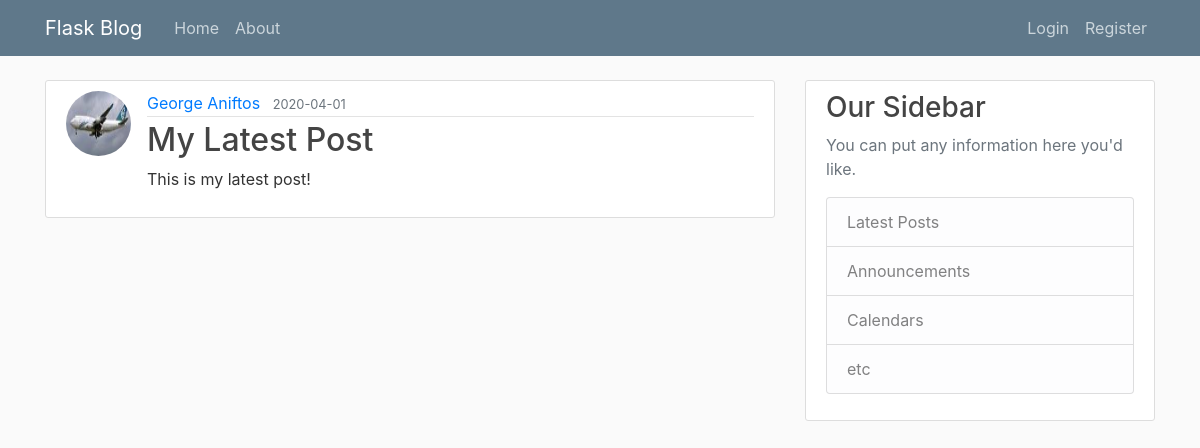
The page /post/14 on the database as committed earlier.
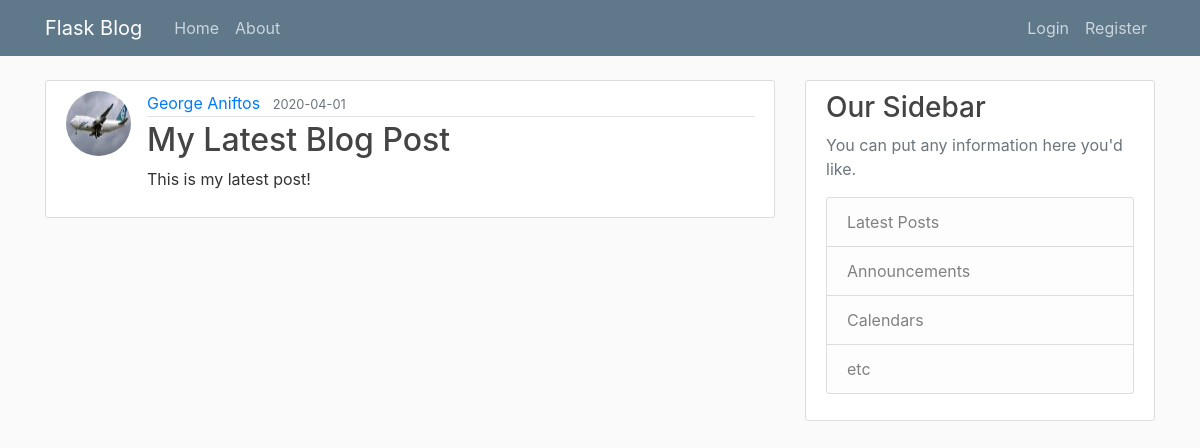
The same page on the database as committed later.
### flaskblog/models.py (models this page shows, shortened)
class User(db.Model, UserMixin): #Each class is an individual table on the database with the name of "user" (lowercase)
    id = db.Column(db.Integer, primary_key = True) #primary key means a unique id for a user
    username = db.Column(db.String(20), unique = True, nullable = False) #unique means again same us above, cant be empty
    email = db.Column(db.String(120), unique = True, nullable = False)
    image_file = db.Column(db.String(20), nullable = False, default = 'default.jpg') #no unique = True because there is going to be a default picture
    password = db.Column(db.String(60), nullable = True) #generate hash of 60 characters
    posts = db.relationship('Post', backref='author', lazy = True) #defines a relationship not a column!
    '''Our post attritube has relationship to the Post model(class).
    Backref (is like creating a new column but not actuall) and uses the author attribute to get the user who created the post!
    Lazy defines when to pull all the posts data from that specific user. '''

class Post(db.Model): #Each class is an individual table on the database with the name "post" (lowercase)
    id = db.Column(db.Integer, primary_key = True) #unique post
    title = db.Column(db.String(100), nullable = False)
    date_posted = db.Column(db.DateTime, nullable = False, default = datetime.utcnow)
    content = db.Column(db.Text, nullable = False)
    user_id = db.Column(db.Integer, db.ForeignKey('user.id'), nullable=False) # specify is a foreign key.

### flaskblog/posts/routes.py (the view)
@posts.route("/post/<int:post_id>") #flask give us ability to add variable within our routes. we expecting integer
def post(post_id):
    post = Post.query.get_or_404(post_id) #ise mew method instead of get. get the post or return a page enot excists
    return render_template('post.html', title=post.title, post=post)

### flaskblog/templates/post.html (shortened to what this page needs)
{% extends 'layout.html' %}
{% block content %}
    <article class="media content-section">
        <img class="rounded-circle article-img" src="{{ url_for('static', filename='profile_pics/'+ post.author.image_file) }}">
        <div class="media-body">
            <div class="article-metadata">
                <a class="mr-2" href="{{ url_for('users.user_posts', username=post.author.username) }}">{{ post.author.username }}</a>
                <small class="text-muted">{{ post.date_posted.strftime('%Y-%m-%d') }}</small>
            </div>
            <h2 class="article-title">{{ post.title }}</h2>
            <p class="article-content">{{ post.content }}</p>
        </div>
    </article>
{% endblock content %}

### flaskblog/templates/layout.html (shortened to what this page needs)
<!DOCTYPE html>
<html>
<head>
    <link rel="stylesheet" href="https://stackpath.bootstrapcdn.com/bootstrap/4.3.1/css/bootstrap.min.css">
    <link rel="stylesheet" type = "text/css" href="{{ url_for('static', filename = 'main.css') }}">
</head>
<body>
    <header class="site-header">
        <nav class="navbar navbar-expand-md navbar-dark bg-steel fixed-top">
          <div class="container">
            <a class="navbar-brand mr-4" href="/">Flask Blog</a>
            <div class="collapse navbar-collapse" id="navbarToggle">
              <div class="navbar-nav mr-auto">
                <a class="nav-item nav-link" href="{{ url_for('main.home')}}">Home</a>
                <a class="nav-item nav-link" href="{{ url_for('main.about')}}">About</a>
              </div>
              <div class="navbar-nav">
                {% if current_user.is_authenticated %}
                  <a class="nav-item nav-link" href="{{ url_for('posts.new_post')}}">New Post</a>
                  <a class="nav-item nav-link" href="{{ url_for('users.account')}}">Account</a>
                  <a class="nav-item nav-link" href="{{ url_for('users.logout')}}">Logout</a>
                {% else %}
                  <a class="nav-item nav-link" href="{{ url_for('users.login')}}">Login</a>
                  <a class="nav-item nav-link" href="{{ url_for('users.register')}}">Register</a>
                {% endif %}
              </div>
            </div>
          </div>
        </nav>
    </header>
    <main role="main" class="container">
        <div class="row">
            <div class="col-md-8">
                {% block content %}{% endblock %}
            </div>
            <div class="col-md-4">
                <div class="content-section">
                    <h3>Our Sidebar</h3>
                    <p class='text-muted'>You can put any information here you'd like.
                        <ul class="list-group">
                            <li class="list-group-item list-group-item-light">Latest Posts</li>
                            <li class="list-group-item list-group-item-light">Announcements</li>
                            <li class="list-group-item list-group-item-light">Calendars</li>
                            <li class="list-group-item list-group-item-light">etc</li>
                        </ul>
                    </p>
                </div>
            </div>
        </div>
    </main>
</body>
</html>

### flaskblog/static/main.css (style rules this page uses)
body { background: #fafafa; color: #333333; margin-top: 5rem; }
h1, h2, h3, h4, h5, h6 { color: #444444; }
.bg-steel { background-color: #5f788a; }
.site-header .navbar-nav .nav-link { color: #cbd5db; }
.content-section { background: #ffffff; padding: 10px 20px; border: 1px solid #dddddd; border-radius: 3px; margin-bottom: 20px; }
.article-title { color: #444444; }
.article-content { white-space: pre-line; }
.article-img { height: 65px; width: 65px; margin-right: 16px; }
.article-metadata { padding-bottom: 1px; margin-bottom: 4px; border-bottom: 1px solid #e3e3e3 }

Rows that differ between the two databases and show on the page:
changed Post "This is my latest post!": title "My Latest Post" → "My Latest Blog Post"
